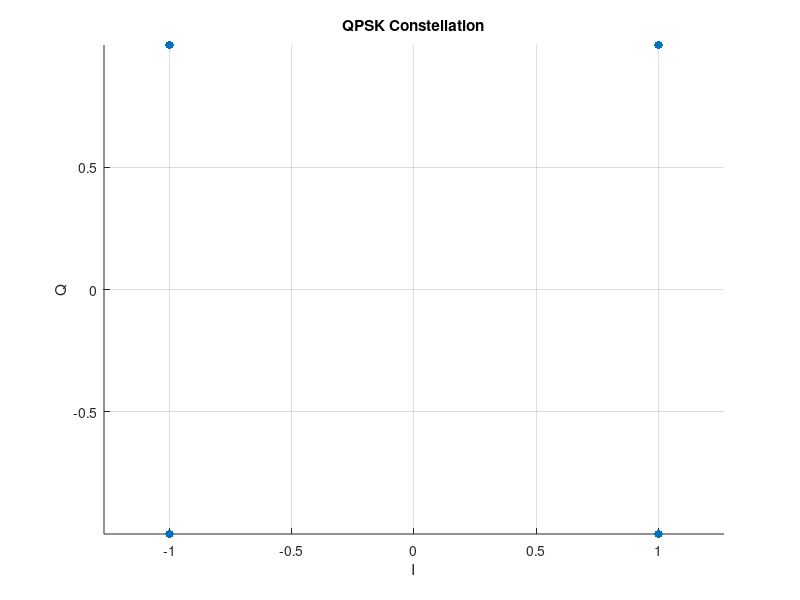
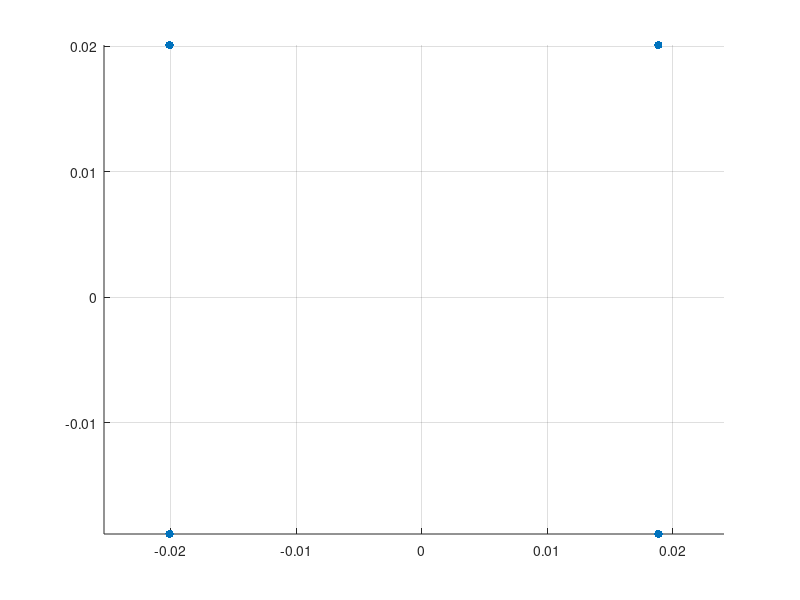
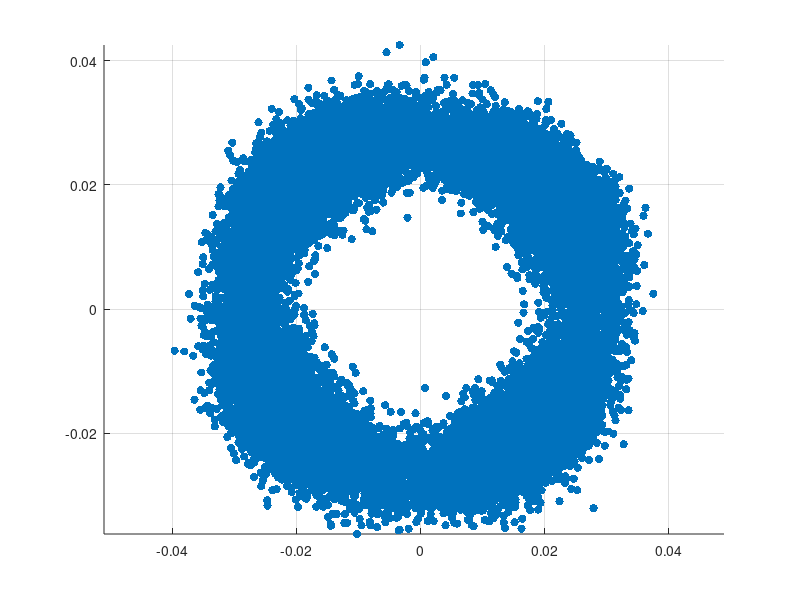
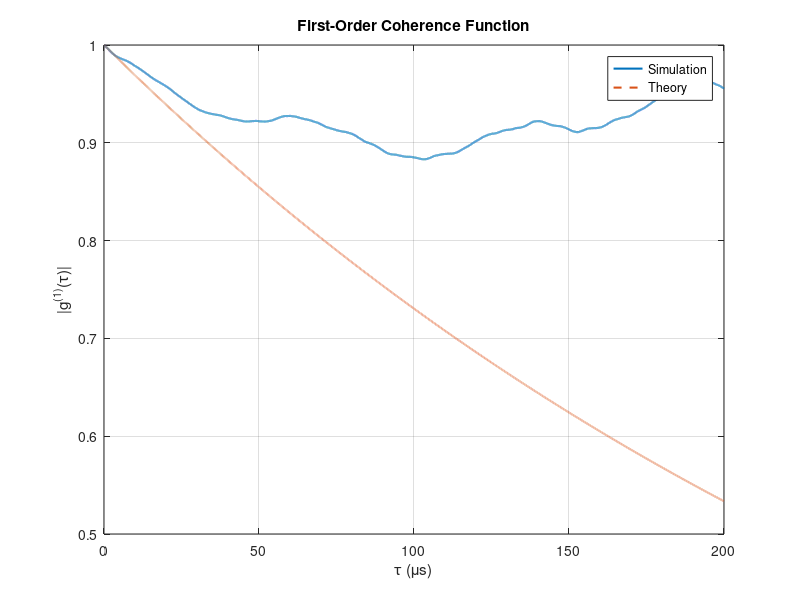

Write the MATLAB code that produced these figures, in order.
Nsymb = 2^15;
symb_rate = 100e6;
M_order = 2; % bits per symble
Vpi = 1;

P_in = 1e-3;
p_in_dBm = 10*log10(P_in);
P_Lo = 20e-3;
P_Lo_dBm = 10*log10(P_Lo);
E_in = sqrt(P_in);
E_Lo = sqrt(P_Lo);
linewidth = 1000;
T_symbol = 1/symb_rate;
ER_dB = 10*log10(1000);
IL_dB = 1.2;
Vbias = 1;
osnr_dB = 15;
R_resp = 0.7;
B_elec = symb_rate/2;
q = 1.6 * 10^(-19);

%generat random symbols

X1 = randi([0,1],2*Nsymb,1);
X2 = reshape(X1,2,[])';
X3 = X2 ;

I = 1 - 2*X3(:,2);
Q = 1 - 2*X3(:,1);
symbols_in = I + 1j*Q;
scatter(real(symbols_in), imag(symbols_in), 'filled')
grid on
axis equal

xlabel('I')
ylabel('Q')
title('QPSK Constellation')

% voltage generation using the symbols 
V_I = I*Vpi/2;
V_Q = Q*Vpi/2;

% RIN add
RIN_dB = -155;   % dB/Hz
RIN_linear = 10^(RIN_dB/10);
B_in = symb_rate/2;
sigma_rin = sqrt(RIN_linear*B_in);

power_noise_in = sigma_rin*randn(Nsymb,1);
power_noise_LO = sigma_rin*randn(Nsymb,1);

E_in_with_noise = sqrt(P_in.*(1 + power_noise_in));

gamma = 0.5*sqrt(1 - ((10^(ER_dB/10)-1)/(10^(ER_dB/10)+1))^2);

phi_I = pi*(Vbias/Vpi + V_I/Vpi);
phi_Q = pi*(Vbias/Vpi + V_Q/Vpi);

const_E_in = E_in_with_noise./(2*10^(IL_dB/20));

E_out_I = const_E_in .* ...
    (sqrt(1+2*gamma).*exp(1j*phi_I/2) + ...
     sqrt(1-2*gamma).*exp(-1j*phi_I/2));

E_out_Q = 1j*const_E_in .* ...
    (sqrt(1+2*gamma).*exp(1j*phi_Q/2) + ...
     sqrt(1-2*gamma).*exp(-1j*phi_Q/2));

E_total = E_out_I + E_out_Q;

p_signal = mean(abs(E_total).^2);
OSNR_lin = 10^(osnr_dB/10);
P_noise = p_signal/OSNR_lin;

noise_ase = sqrt(P_noise/2) .* ...
    (randn(Nsymb,1) + 1j*randn(Nsymb,1));

E_after = E_total + noise_ase;

sigma2_S = 2*pi*linewidth*T_symbol;
sigma2_LO = 2*pi*linewidth*T_symbol;

phi_S = cumsum(sqrt(sigma2_S).*randn(Nsymb,1));
phi_LO = cumsum(sqrt(sigma2_LO).*randn(Nsymb,1));

E_s = E_after .* exp(1j*phi_S);
E_LO = sqrt(P_Lo.*(1 + power_noise_LO)) .* exp(1j*phi_LO);

E1 = (E_s + E_LO)/sqrt(2);
E2 = (E_s - E_LO)/sqrt(2);
E3 = (E_s + 1j*E_LO)/sqrt(2);
E4 = (E_s - 1j*E_LO)/sqrt(2);

I1_mean = R_resp*abs(E1).^2;
I2_mean = R_resp*abs(E2).^2;
I3_mean = R_resp*abs(E3).^2;
I4_mean = R_resp*abs(E4).^2;

sigma1 = sqrt(2*q*B_elec.*I1_mean);
sigma2 = sqrt(2*q*B_elec.*I2_mean);
sigma3 = sqrt(2*q*B_elec.*I3_mean);
sigma4 = sqrt(2*q*B_elec.*I4_mean);

i1 = I1_mean + sigma1.*randn(Nsymb,1);
i2 = I2_mean + sigma2.*randn(Nsymb,1);
i3 = I3_mean + sigma3.*randn(Nsymb,1);
i4 = I4_mean + sigma4.*randn(Nsymb,1);

i_x = i1 - i2;
i_p = i3 - i4;

x_B = i_x ./ (2*R_resp.*abs(E_LO));
p_B = i_p ./ (2*R_resp.*abs(E_LO));

figure
scatter(real(E_total),imag(E_total),'filled')
grid on
axis equal

figure
scatter(x_B,p_B,'filled')
grid on
axis equal

% First-Order Coherence Function
max_lag = 20000;
tau = max_lag*T_symbol;
lags = (0:max_lag).';
tau = lags*T_symbol;
theory_gamma = exp(-pi*linewidth*tau);
tau_sim = lags*T_symbol;
gamma_sim = zeros(max_lag+1,1);
E_field = exp(1j*phi_S);

for k = 0:max_lag
    gamma_sim(k+1) = abs(mean(conj(E_field(1:end-k)).*E_field(1+k:end)));
end


figure
plot(tau_sim*1e6,gamma_sim,'LineWidth',1.5)
hold on
plot(tau*1e6,theory_gamma,'--','LineWidth',1.5)
grid on

xlabel('\tau (\mus)')
ylabel('|g^{(1)}(\tau)|')
title('First-Order Coherence Function')
legend('Simulation','Theory')
